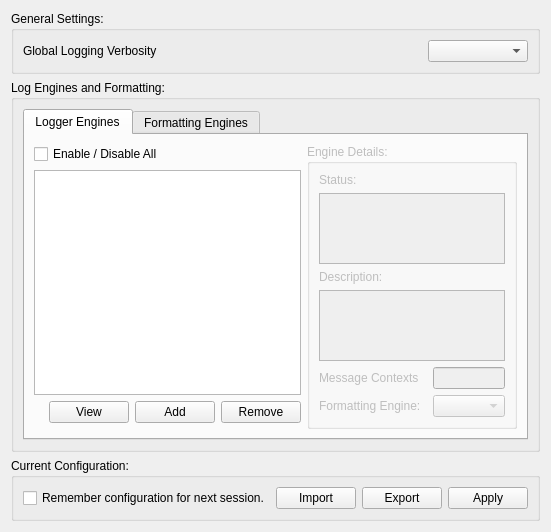
<?xml version="1.0" encoding="UTF-8"?>
<ui version="4.0">
 <class>LoggerConfigWidget</class>
 <widget class="QWidget" name="LoggerConfigWidget">
  <property name="geometry">
   <rect>
    <x>0</x>
    <y>0</y>
    <width>513</width>
    <height>497</height>
   </rect>
  </property>
  <property name="windowTitle">
   <string>Logging Configuration</string>
  </property>
  <layout class="QVBoxLayout" name="verticalLayout_2">
   <item>
    <widget class="QGroupBox" name="groupBox">
     <property name="title">
      <string>General Settings:</string>
     </property>
     <layout class="QGridLayout" name="gridLayout">
      <item row="0" column="0">
       <widget class="QLabel" name="label">
        <property name="text">
         <string>Global Logging Verbosity</string>
        </property>
       </widget>
      </item>
      <item row="0" column="1">
       <spacer name="horizontalSpacer">
        <property name="orientation">
         <enum>Qt::Horizontal</enum>
        </property>
        <property name="sizeHint" stdset="0">
         <size>
          <width>240</width>
          <height>20</height>
         </size>
        </property>
       </spacer>
      </item>
      <item row="0" column="2">
       <widget class="QComboBox" name="comboGlobalLogLevel">
        <property name="minimumSize">
         <size>
          <width>100</width>
          <height>0</height>
         </size>
        </property>
        <property name="maximumSize">
         <size>
          <width>100</width>
          <height>16777215</height>
         </size>
        </property>
       </widget>
      </item>
     </layout>
    </widget>
   </item>
   <item>
    <widget class="QGroupBox" name="groupBox_4">
     <property name="title">
      <string>Log Engines and Formatting:</string>
     </property>
     <layout class="QGridLayout" name="gridLayout_4">
      <item row="0" column="0" colspan="4">
       <widget class="QTabWidget" name="tabWidget">
        <property name="currentIndex">
         <number>0</number>
        </property>
        <widget class="QWidget" name="widgetLoggerEngines">
         <attribute name="title">
          <string>Logger Engines</string>
         </attribute>
         <layout class="QGridLayout" name="gridLayout_3">
          <item row="1" column="0" colspan="4">
           <widget class="QTableView" name="tableViewLoggerEngines">
            <property name="minimumSize">
             <size>
              <width>180</width>
              <height>0</height>
             </size>
            </property>
            <property name="showGrid">
             <bool>false</bool>
            </property>
            <property name="sortingEnabled">
             <bool>false</bool>
            </property>
           </widget>
          </item>
          <item row="0" column="4" rowspan="4" colspan="4">
           <widget class="QGroupBox" name="groupBoxEngineDetails">
            <property name="enabled">
             <bool>false</bool>
            </property>
            <property name="title">
             <string>Engine Details:</string>
            </property>
            <property name="flat">
             <bool>false</bool>
            </property>
            <property name="checkable">
             <bool>false</bool>
            </property>
            <layout class="QGridLayout" name="gridLayout_5">
             <item row="0" column="0">
              <widget class="QLabel" name="label_2">
               <property name="text">
                <string>Status:</string>
               </property>
              </widget>
             </item>
             <item row="1" column="0" colspan="3">
              <widget class="QPlainTextEdit" name="txtLoggerEngineStatus">
               <property name="minimumSize">
                <size>
                 <width>0</width>
                 <height>0</height>
                </size>
               </property>
               <property name="maximumSize">
                <size>
                 <width>16777215</width>
                 <height>16777215</height>
                </size>
               </property>
               <property name="readOnly">
                <bool>true</bool>
               </property>
              </widget>
             </item>
             <item row="2" column="0">
              <widget class="QLabel" name="label_3">
               <property name="text">
                <string>Description:</string>
               </property>
              </widget>
             </item>
             <item row="3" column="0" colspan="3">
              <widget class="QPlainTextEdit" name="txtLoggerEngineDescription">
               <property name="maximumSize">
                <size>
                 <width>16777215</width>
                 <height>16777215</height>
                </size>
               </property>
               <property name="readOnly">
                <bool>true</bool>
               </property>
              </widget>
             </item>
             <item row="4" column="0">
              <widget class="QLabel" name="label_6">
               <property name="text">
                <string>Message Contexts</string>
               </property>
              </widget>
             </item>
             <item row="5" column="0">
              <widget class="QLabel" name="label_5">
               <property name="text">
                <string>Formatting Engine:</string>
               </property>
              </widget>
             </item>
             <item row="5" column="2">
              <widget class="QComboBox" name="comboBoxLoggerFormattingEngine"/>
             </item>
             <item row="4" column="2">
              <widget class="QLineEdit" name="txtMessageContexts">
               <property name="readOnly">
                <bool>true</bool>
               </property>
              </widget>
             </item>
            </layout>
           </widget>
          </item>
          <item row="2" column="2">
           <widget class="QPushButton" name="btnAddLoggerEngine">
            <property name="maximumSize">
             <size>
              <width>16777215</width>
              <height>16777215</height>
             </size>
            </property>
            <property name="text">
             <string>Add</string>
            </property>
           </widget>
          </item>
          <item row="2" column="3">
           <widget class="QPushButton" name="btnRemoveLoggerEngine">
            <property name="maximumSize">
             <size>
              <width>16777215</width>
              <height>16777215</height>
             </size>
            </property>
            <property name="text">
             <string>Remove</string>
            </property>
           </widget>
          </item>
          <item row="0" column="0" colspan="3">
           <widget class="QCheckBox" name="checkBoxToggleAll">
            <property name="text">
             <string>Enable / Disable All</string>
            </property>
           </widget>
          </item>
          <item row="2" column="0">
           <spacer name="horizontalSpacer_3">
            <property name="orientation">
             <enum>Qt::Horizontal</enum>
            </property>
            <property name="sizeHint" stdset="0">
             <size>
              <width>40</width>
              <height>20</height>
             </size>
            </property>
           </spacer>
          </item>
          <item row="2" column="1">
           <widget class="QPushButton" name="btnViewLog">
            <property name="text">
             <string>View</string>
            </property>
           </widget>
          </item>
         </layout>
        </widget>
        <widget class="QWidget" name="widgetFormattingEngines">
         <attribute name="title">
          <string>Formatting Engines</string>
         </attribute>
         <layout class="QVBoxLayout" name="verticalLayout_3">
          <item>
           <widget class="QListWidget" name="listWidgetFormattingEngines"/>
          </item>
          <item>
           <widget class="QGroupBox" name="groupBox_3">
            <property name="title">
             <string>Formatting Preview:</string>
            </property>
            <property name="flat">
             <bool>false</bool>
            </property>
            <property name="checkable">
             <bool>false</bool>
            </property>
            <layout class="QGridLayout" name="gridLayout_2">
             <item row="0" column="0">
              <widget class="QTextEdit" name="txtFormattingEnginePreview"/>
             </item>
            </layout>
           </widget>
          </item>
         </layout>
        </widget>
       </widget>
      </item>
     </layout>
    </widget>
   </item>
   <item>
    <widget class="QGroupBox" name="groupBox_5">
     <property name="title">
      <string>Current Configuration:</string>
     </property>
     <layout class="QVBoxLayout" name="verticalLayout">
      <item>
       <layout class="QHBoxLayout" name="horizontalLayout">
        <item>
         <widget class="QCheckBox" name="checkBoxRememberSession">
          <property name="text">
           <string>Remember configuration for next session.</string>
          </property>
         </widget>
        </item>
        <item>
         <spacer name="horizontalSpacer_2">
          <property name="orientation">
           <enum>Qt::Horizontal</enum>
          </property>
          <property name="sizeHint" stdset="0">
           <size>
            <width>15</width>
            <height>20</height>
           </size>
          </property>
         </spacer>
        </item>
        <item>
         <widget class="QPushButton" name="btnLoadConfig">
          <property name="text">
           <string>Import</string>
          </property>
         </widget>
        </item>
        <item>
         <widget class="QPushButton" name="btnSaveConfig">
          <property name="text">
           <string>Export</string>
          </property>
         </widget>
        </item>
        <item>
         <widget class="QPushButton" name="btnApply">
          <property name="text">
           <string>Apply</string>
          </property>
         </widget>
        </item>
       </layout>
      </item>
     </layout>
    </widget>
   </item>
  </layout>
 </widget>
 <tabstops>
  <tabstop>comboGlobalLogLevel</tabstop>
  <tabstop>tabWidget</tabstop>
  <tabstop>checkBoxToggleAll</tabstop>
  <tabstop>btnAddLoggerEngine</tabstop>
  <tabstop>btnRemoveLoggerEngine</tabstop>
  <tabstop>comboBoxLoggerFormattingEngine</tabstop>
  <tabstop>checkBoxRememberSession</tabstop>
  <tabstop>btnLoadConfig</tabstop>
  <tabstop>btnSaveConfig</tabstop>
  <tabstop>btnApply</tabstop>
  <tabstop>tableViewLoggerEngines</tabstop>
  <tabstop>txtLoggerEngineStatus</tabstop>
  <tabstop>txtLoggerEngineDescription</tabstop>
  <tabstop>listWidgetFormattingEngines</tabstop>
  <tabstop>txtFormattingEnginePreview</tabstop>
 </tabstops>
 <resources/>
 <connections/>
</ui>
